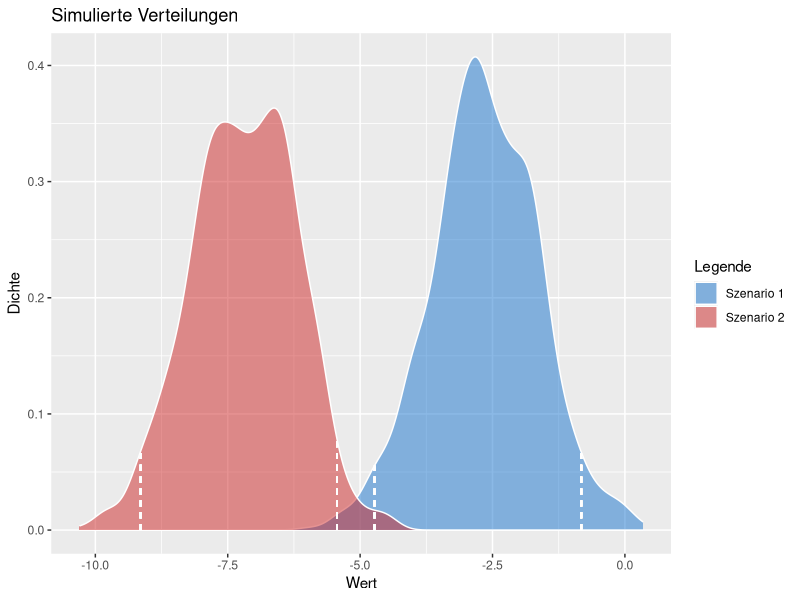

R code for this plot:
## ---- chunk 1
knitr::opts_chunk$set(echo = TRUE)
set.seed(123)
## ---- chunk 2
n <- 1000
beta <- rnorm(n = 5, mean = 0, sd = 10)
beta
## ---- chunk 3
X <- matrix(data = rnorm(n * (length(beta) - 1)), nrow = n, ncol = length(beta) - 1)
X <- cbind(1, X)
## ---- chunk 4
y <- beta %*% t(X) + rnorm(n)

df <- as.data.frame(cbind(X[, -1], t(y)))
names(df) <- c("x1", "x2", "x3", "x4", "y")
## ---- chunk 5
ols <- lm(y ~ x1 + x2 + x3 + x4, df)
## ---- chunk 6
beta
coef(ols)
## ---- chunk 7
library(MASS)
library(reshape2)
library(ggplot2)
## ---- chunk 8
n_sim <- 1000
## ---- chunk 9
beta_hat <- coef(ols)
V_hat <- vcov(ols)

S <- mvrnorm(n_sim, beta_hat, V_hat)
## ---- chunk 10
scenario_1 <- c(1, mean(df$x1) - sd(df$x1), mean(df$x2), mean(df$x3), mean(df$x4))
scenario_2 <- c(1, mean(df$x1) + sd(df$x1), mean(df$x2), mean(df$x3), mean(df$x4))
## ---- chunk 11
theta_1 <- apply(S, 1, function(x) x %*% as.matrix(scenario_1))
theta_2 <- apply(S, 1, function(x) x %*% as.matrix(scenario_2))
## ---- chunk 12
sigma_est <- sqrt(sum(residuals(ols)^2) / (nrow(df) - length(beta_hat)))
## ---- chunk 13
y_hat_1 <- apply(as.matrix(theta_1), 1, function(x) rnorm(1, x, sigma_est))
y_hat_2 <- apply(as.matrix(theta_2), 1, function(x) rnorm(1, x, sigma_est))
## ---- chunk 14
c(mean(y_hat_1), mean(y_hat_2))
## ---- chunk 15
# Quantile für y_hat_1
quantile(y_hat_1, probs = c(0.025, 0.975))
# Quantile für y_hat_2
quantile(y_hat_2, probs = c(0.025, 0.975))
## ---- chunk 16

# Data from simulation
df_plot <- data.frame(y_hat_1, y_hat_2)
df_plot <- melt(df_plot)

# Estimate densities
y_hat_1_dens <- density(y_hat_1)
y_hat_2_dens <- density(y_hat_2)

# Get index of 2.5% & 9.75% percentile
y_hat_1_min <- min(which(y_hat_1_dens$x >= quantile(y_hat_1, .025)))
y_hat_1_max <- max(which(y_hat_1_dens$x <= quantile(y_hat_1, .975)))
y_hat_2_min <- min(which(y_hat_2_dens$x >= quantile(y_hat_2, .025)))
y_hat_2_max <- max(which(y_hat_2_dens$x <= quantile(y_hat_2, .975)))

# Density value and value for percentile lines
y_hat_1_x_low <- density(y_hat_1)$x[y_hat_2_min]
y_hat_1_x_up <- density(y_hat_1)$x[y_hat_2_max]
y_hat_2_x_low <- density(y_hat_2)$x[y_hat_2_min]
y_hat_2_x_up <- density(y_hat_2)$x[y_hat_2_max]
y_hat_1_y_low <- density(y_hat_1)$y[y_hat_2_min]
y_hat_1_y_up <- density(y_hat_1)$y[y_hat_2_max]
y_hat_2_y_low <- density(y_hat_2)$y[y_hat_2_min]
y_hat_2_y_up <- density(y_hat_2)$y[y_hat_2_max]

# Plot
ggplot(df_plot, aes(x = value, fill = variable)) + geom_density(alpha = .5, color = "white") + 
  scale_fill_manual(values = c("dodgerblue3", "firebrick3"), name = "Legende", labels = c("Szenario 1", "Szenario 2")) + 
  theme_grey() + 
  geom_linerange(aes(x = y_hat_1_x_low, ymin = 0, ymax = y_hat_1_y_low), linetype = "dashed", color = "white") + 
  geom_linerange(aes(x = y_hat_1_x_up, ymin = 0, ymax = y_hat_1_y_up), linetype = "dashed", color = "white") + 
  geom_linerange(aes(x = y_hat_2_x_low, ymin = 0, ymax = y_hat_2_y_low), linetype = "dashed", color = "white") + 
  geom_linerange(aes(x = y_hat_2_x_up, ymin = 0, ymax = y_hat_2_y_up), linetype = "dashed", color = "white") + 
  xlab("Wert") + 
  ylab("Dichte") + 
  ggtitle("Simulierte Verteilungen")
